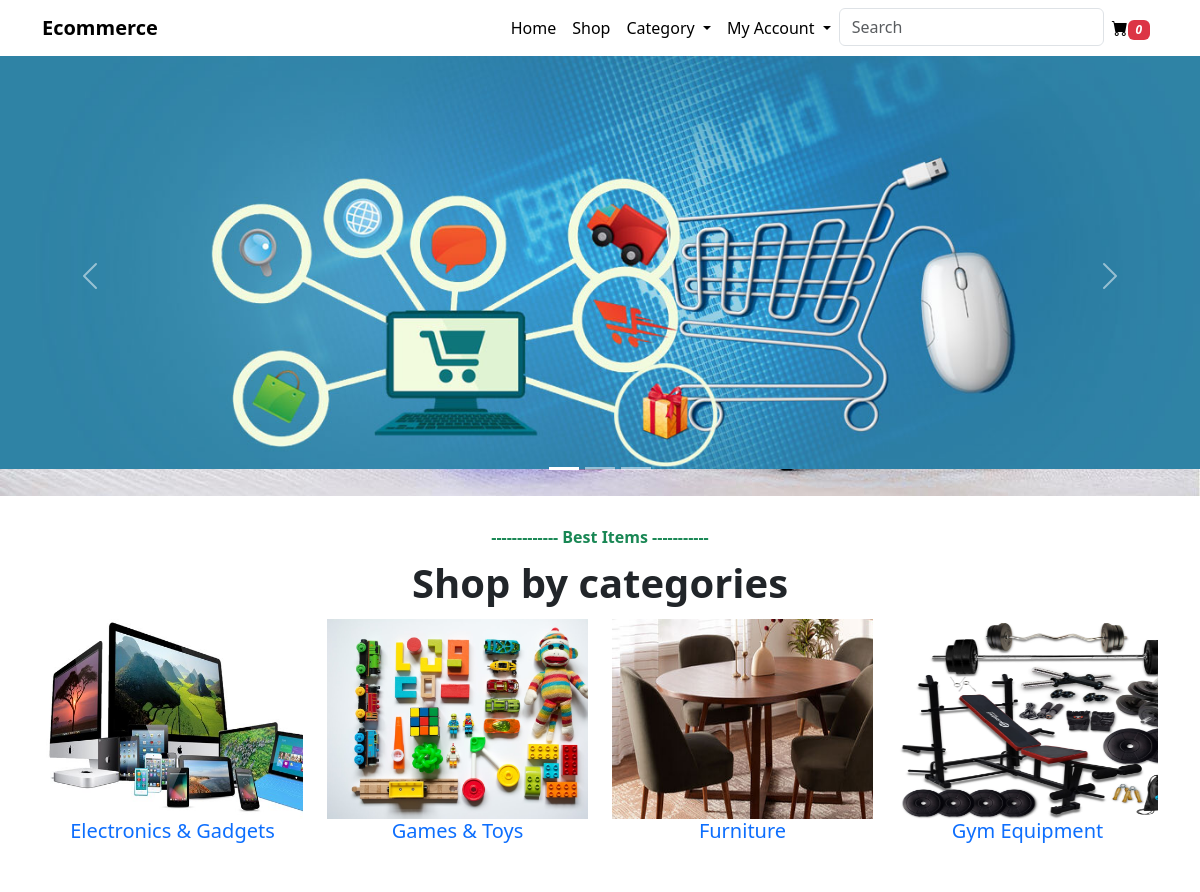
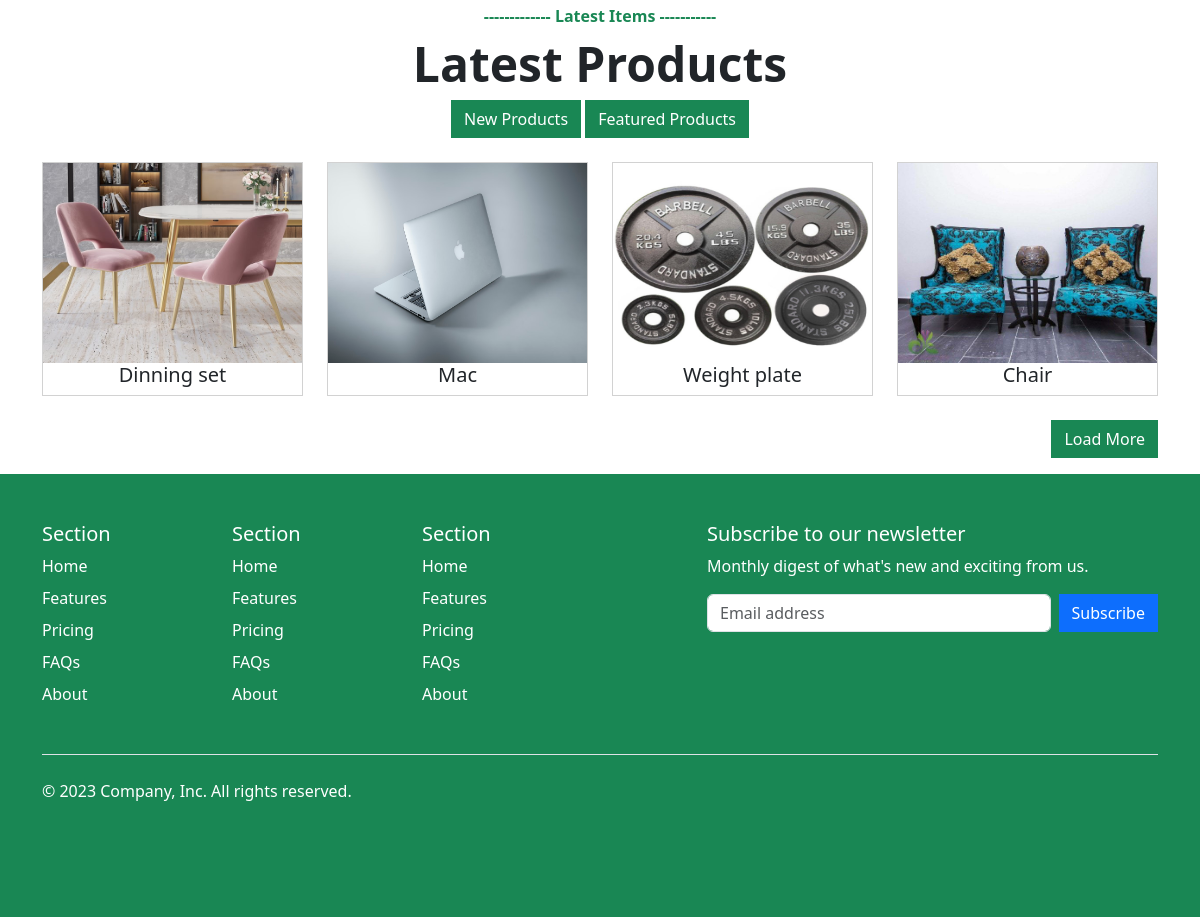
The page / on the database its author committed (2 pictures, top to bottom).
### stores/models.py (models this page shows, shortened)
class Carousel(models.Model):
  slider = models.ImageField(upload_to='slider')
  created_at = models.DateField(auto_now_add=True)

class Category(models.Model):
  title = models.CharField(max_length=225)
  image = models.ImageField(upload_to='category',null=True)
  created_at = models.DateField(auto_now_add=True)

class Product(models.Model):
  title = models.CharField(max_length=255)
  description = models.TextField()
  price = models.DecimalField(max_digits=9, decimal_places=2)
  inventory = models.PositiveIntegerField()
  image = models.ImageField(upload_to='product',null=True)
  category=models.ForeignKey(Category,on_delete=models.CASCADE)
  featured = models.BooleanField(default=False)
  created_at = models.DateField(auto_now_add=True)

### stores/views.py (the view)
# urls.py: path('', views.index,name='index'),
def index(request):
    sliders = Carousel.objects.all()
    category = Category.objects.all().order_by
    products = Product.objects.all().order_by('-created_at')[:4]
    context = {
        'sliders':sliders,
        'category':category,
        'products' : products
    }
    return render(request, 'stores/index.html',context)

### stores/context_processors.py (called while the page is built)
def categorys(request):
    cats = Category.objects.filter()
    return{
        'catloops':cats
    }

def allcart(request):
    if request.session.get('cart_id',None):
        cart = CartItem.objects.filter()
        total = cart.count()
    elif request.user:
        cart = CartItem.objects.filter()
        total = cart.count()
    return {
        'carts':total
    }

### templates/stores/index.html (shortened to what this page needs)
{% extends "base.html" %}
{% block content %}
<section id="slider">
  <div id="demo" class="carousel slide" data-bs-ride="carousel">
    <div class="carousel-indicators">
      <button type="button" data-bs-target="#demo" data-bs-slide-to="0" class="active"></button>
      <button type="button" data-bs-target="#demo" data-bs-slide-to="1"></button>
      <button type="button" data-bs-target="#demo" data-bs-slide-to="2"></button>
    </div>
    <div class="carousel-inner">
      {% if sliders %}
           {% for slider in sliders  %}
           <div class="carousel-item active">
            <img src="{{slider.slider.url}}" alt="bag" class="d-block w-100">
          </div>
           {% endfor %}
      {% else %}
         <p class="lead bg-danger text-white p-4">
           No slider added by the admin yet
         </p>
      {% endif %}
    </div>
    <button class="carousel-control-prev" type="button" data-bs-target="#demo" data-bs-slide="prev">
      <span class="carousel-control-prev-icon"></span>
    </button>
    <button class="carousel-control-next" type="button" data-bs-target="#demo" data-bs-slide="next">
      <span class="carousel-control-next-icon"></span>
    </button>
  </div>
</section>
  <section id="category" class="py-3">
    <div class="intro text-center">
      <h6 class="pt-3 bi text-success fw-bold">------------- Best Items -----------</h6>
      <h4 class="display-6  py-1 fw-bold">Shop by categories</h4>
    </div>
    <div class="container">
      <div class="row">
        {% if category %}
           {% for category in category %}
           <div class="col-md-3">
            <a href="{% url 'category' category.id  %}" class="text-decoration-none">
              <div class="circle overflow-hidden">
                <img src="{{category.image.url}}"  height="200" width="300" alt="{{category.title}}" class="card-fluid">
              </div>
              <h5 class="text-center">{{category.title |title}} </h5>
            </a>
           </div>
           {% endfor %}
        {% else %}
          <p class="lead p-3 bg-danger text-white">No category yet!</p>
        {% endif %}
      </div>
    </div>
  </section>
  <section id="latest_products" class="py-3">
    <div class="intro text-center mb-2 container">
      <h6 class="pt-3 bi text-success fw-bold">------------- Latest Items -----------</h6>
      <h4 class="display-5 fw-bold">Latest Products</h4>
      <div class="mb-4">
        <a href="{% url 'products' %}" class="btn btn-success">New Products</a>
        <a href="{% url 'featured_products' %}" class="btn btn-success">Featured Products</a>
      </div>
    </div>
    <div class="container">
      <div class="row">
        {% if products %}
           {% for product in products %}
           <div class="col-md-3">
            <div class="card">
              <img src="{{product.image.url}}"  height="200"  alt="{{product.title}}" class="card-fluid">
            <h5 class="text-center">{{product.title}} </h5>
           </div>
           </div>
           {% endfor %}
        {% else %}
          <p class="lead p-3 bg-danger text-white">No latest product yet!</p>
        {% endif %}
      </div>
      <div class="text-end mt-4">
        <a href="{% url 'products' %}" class="btn btn-success">Load More</a>
      </div>
    </div>
  </section>
{% endblock content %}

### templates/base.html (shortened to what this page needs)
{% load static %}
<!DOCTYPE html>
<html lang="en">
<head>
    <link href="https://cdn.jsdelivr.net/npm/bootstrap@5.3.0/dist/css/bootstrap.min.css" rel="stylesheet">
    <link rel="stylesheet" href="https://cdn.jsdelivr.net/npm/bootstrap-icons@1.10.3/font/bootstrap-icons.css">
  <link rel="stylesheet" href="{% static 'css/style.css' %}">
</head>
<body>
      {%  include "_partials/_navbar.html" %}
       {% block  content %}
       {% endblock content   %}
    {%  include "_partials/_footer.html" %}
</body>
</html>

### templates/_partials/_navbar.html (shortened to what this page needs)
<nav class="navbar navbar-expand-lg bg-transparent navbar-light sticky-top">
  <div class="container">
    <a class="navbar-brand text-black fw-bold" href="#">Ecommerce</a>
    <div class="collapse navbar-collapse" id="navbarNavDropdown">
      <ul class="navbar-nav ms-auto fw-medium">
        <li class="nav-item">
          <a class="nav-link  text-black"  href="{% url 'index' %}">Home</a>
        </li>
        <li class="nav-item">
          <a class="nav-link text-black" href="{% url 'products' %}">Shop</a>
        </li>
        <li class="nav-item dropdown">
          <a class="nav-link dropdown-toggle text-black" href="#" role="button" data-bs-toggle="dropdown" aria-expanded="false">
            Category
          </a>
        </li>
        <li class="nav-item dropdown">
          <a class="nav-link dropdown-toggle text-black" href="#" role="button" data-bs-toggle="dropdown" aria-expanded="false">
            My Account
          </a>
        </li>
       <div class="search">
         <form action="{% url 'search' %}" method="get">
          <input class="form-control me-2" type="search" placeholder="Search" name="search_word" required aria-label="Search">
         </form>
       </div>
       <li class="nav-item"><a class="nav-link text-black" href="{% url 'mycart' %}"><i class="bi bi-cart-fill"><span class="badge bg-danger">{{carts}}</span></i></a></li>
      </ul>
    </div>
  </div>
</nav>

### templates/_partials/_footer.html (shortened to what this page needs)
<footer class="py-5 fixed bottom bg-success text-white">
  <div class="container">
   <div class="row">
     <div class="col-6 col-md-2 mb-3">
       <h5>Section</h5>
       <ul class="nav flex-column ">
         <li class="nav-item mb-2"><a href="#" class="nav-link p-0 text-white">Home</a></li>
         <li class="nav-item mb-2"><a href="#" class="nav-link p-0 text-white">Features</a></li>
         <li class="nav-item mb-2"><a href="#" class="nav-link p-0 text-white">Pricing</a></li>
         <li class="nav-item mb-2"><a href="#" class="nav-link p-0 text-white">FAQs</a></li>
         <li class="nav-item mb-2"><a href="#" class="nav-link p-0 text-white">About</a></li>
       </ul>
     </div>
     <div class="col-6 col-md-2 mb-3">
       <h5>Section</h5>
       <ul class="nav flex-column">
         <li class="nav-item mb-2"><a href="#" class="nav-link p-0 text-white">Home</a></li>
         <li class="nav-item mb-2"><a href="#" class="nav-link p-0 text-white">Features</a></li>
         <li class="nav-item mb-2"><a href="#" class="nav-link p-0 text-white">Pricing</a></li>
         <li class="nav-item mb-2"><a href="#" class="nav-link p-0 text-white">FAQs</a></li>
         <li class="nav-item mb-2"><a href="#" class="nav-link p-0 text-white">About</a></li>
       </ul>
     </div>
     <div class="col-6 col-md-2 mb-3">
       <h5>Section</h5>
       <ul class="nav flex-column">
         <li class="nav-item mb-2"><a href="#" class="nav-link p-0 text-white">Home</a></li>
         <li class="nav-item mb-2"><a href="#" class="nav-link p-0 text-white">Features</a></li>
         <li class="nav-item mb-2"><a href="#" class="nav-link p-0 text-white">Pricing</a></li>
         <li class="nav-item mb-2"><a href="#" class="nav-link p-0 text-white">FAQs</a></li>
         <li class="nav-item mb-2"><a href="#" class="nav-link p-0 text-white">About</a></li>
       </ul>
     </div>
     <div class="col-md-5 offset-md-1 mb-3">
       <form>
         <h5>Subscribe to our newsletter</h5>
         <p>Monthly digest of what's new and exciting from us.</p>
         <div class="d-flex flex-column flex-sm-row w-100 gap-2">
           <input id="newsletter1" type="text" class="form-control" placeholder="Email address">
           <button class="btn btn-primary" type="button">Subscribe</button>
         </div>
       </form>
     </div>
   </div>
   <div class="d-flex flex-column flex-sm-row justify-content-between py-4 my-4 border-top">
     <p>&copy; 2023 Company, Inc. All rights reserved.</p>
     <ul class="list-unstyled d-flex">
       <li class="ms-3"><a class="link-body-emphasis" href="#"><svg class="bi" width="24" height="24"><use xlink:href="#twitter"/></svg></a></li>
       <li class="ms-3"><a class="link-body-emphasis" href="#"><svg class="bi" width="24" height="24"><use xlink:href="#instagram"/></svg></a></li>
       <li class="ms-3"><a class="link-body-emphasis" href="#"><svg class="bi" width="24" height="24"><use xlink:href="#facebook"/></svg></a></li>
     </ul>
   </div>
  </div>
 </footer>

### templates/base.html (style rules this page uses)
.btn { border-radius: 0 !important; }
.card { border-radius: 0 !important; }

### rows shown on the page
Carousel: slider (picture)
Category: image (picture), title "Electronics & Gadgets"
Category: image (picture), title "Games & Toys"
Category: image (picture), title "Furniture"
Category: image (picture), title "Gym Equipment"
Product: image (picture), title "Dinning set"
Product: image (picture), title "Mac"
Product: image (picture), title "Weight plate"
Product: image (picture), title "Chair"

### other values the page prints
{{ carts }} "0"
